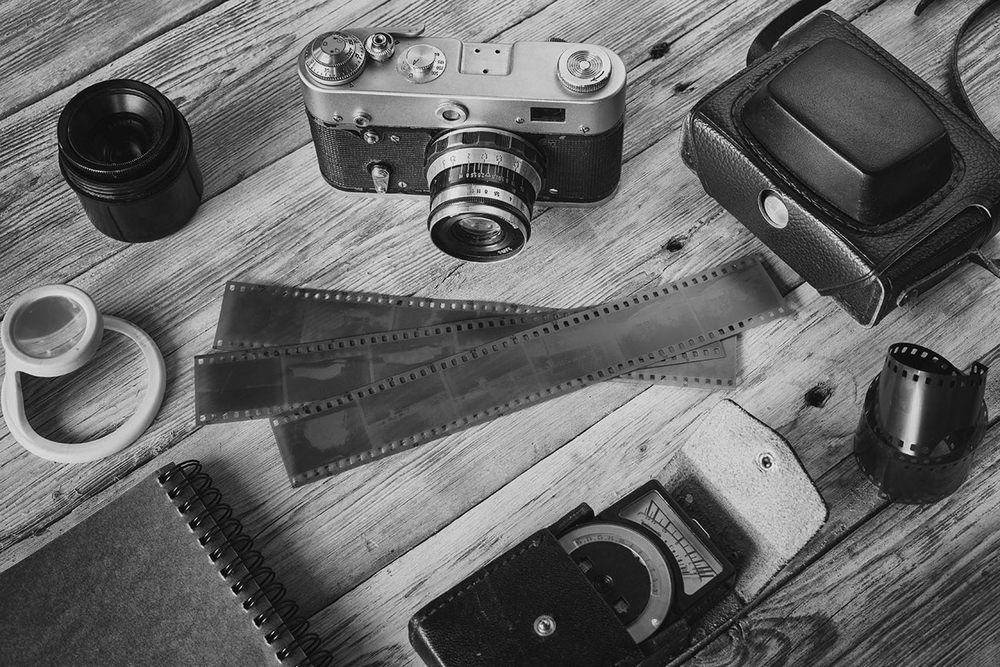
#> input picture img/img3.png, 1000 x 667 px, shrunk from 1300 x 867 before the run
$ python bit_plane_slicing.py
#> lines starting #> are read from the running program, lines starting #| are printed output that depends on the picture
import matplotlib.pyplot as plt
import cv2

img = cv2.imread('img/img3.png')
#> img is the input picture: shape (667, 1000, 3); min 0, max 249, mean 103.4

# 8 bit
imgs = [255 * ((img & (1 << i)) >> i) for i in range(8)]
#> imgs = 8 items

for i in range(8):
    j = i + 1
    plt.subplot(2, 4, j), plt.imshow(imgs[i], cmap='gray')
plt.show()
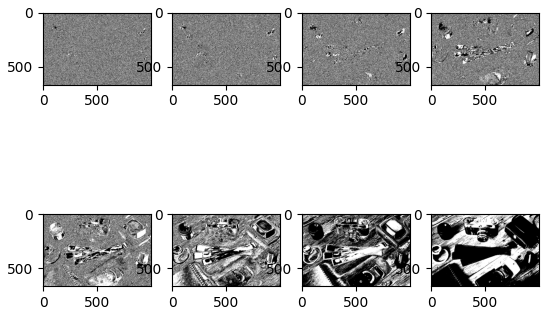
#> figure drawn by matplotlib, 8 panels
